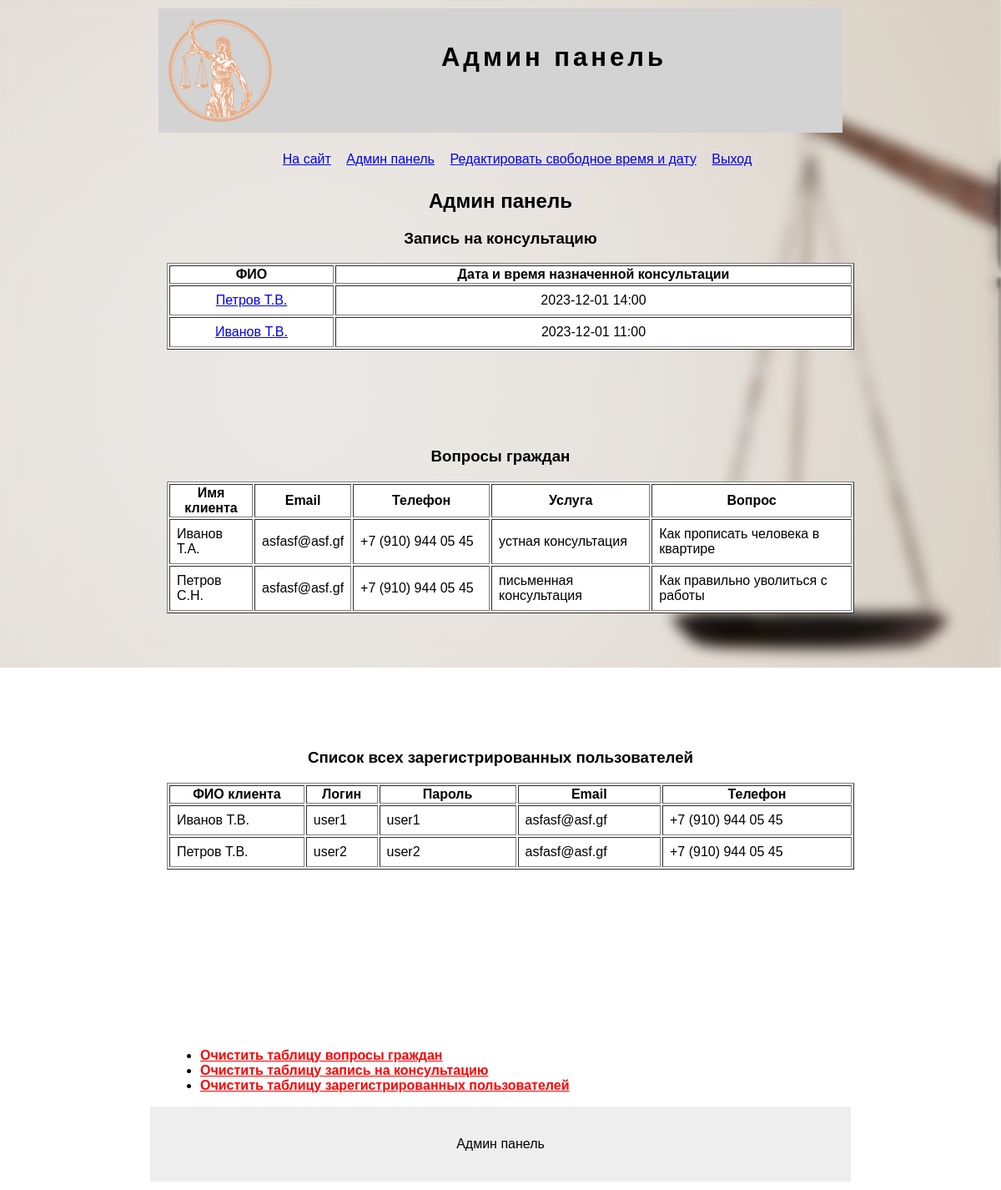
Page /admin (signed in) on the committed database.
### tables this page shows
CREATE TABLE users (
 id INTEGER PRIMARY KEY AUTOINCREMENT,
 fio TEXT NOT NULL,
 login TEXT NOT NULL,
 password TEXT NOT NULL,
 email TEXT NOT NULL,
 phone TEXT NOT NULL
);

CREATE TABLE zap (
 id INTEGER PRIMARY KEY AUTOINCREMENT,
 fio TEXT NOT NULL,
 datetime TEXT NOT NULL
 );

CREATE TABLE zayavki (
 id INTEGER PRIMARY KEY AUTOINCREMENT,
 fio TEXT NOT NULL,
 email TEXT NOT NULL,
 phone TEXT NOT NULL,
 service TEXT NOT NULL,
 message TEXT NOT NULL
 );

### app.py (the view)
@app.route('/admin', methods=('POST', 'GET'))
def admin():
 conn = get_db_connection()
 cursor = conn.cursor()
 zayavki = cursor.execute('select * from zayavki').fetchall()
 conn.commit()
 zap = cursor.execute('select * from zap order by id desc').fetchall()
 conn.commit()
 users = cursor.execute('select * from users').fetchall()
 conn.commit()
 users_fio = []
 for i in zap:
  fio = cursor.execute('select * from users where login=?', (i[1], )).fetchone()
  conn.commit()
  if fio == None:
   users_fio.append((i[0], i[1], i[2], 0))
  else:
   users_fio.append((i[0], fio[1], i[2], fio[0]))
 if request.method == 'POST':
  login = request.form['login']
  password = request.form['password']
  suser = cursor.execute('select * from admin where login=? and password=?', (login, password)).fetchone()
  conn.commit()
  if len(suser) > 0:
   session['login'] = login
  return render_template('admin/login.html', data={'zayavki':zayavki, 'zap':users_fio, 'user':users})
 else:
  return render_template('admin/login.html', data={'zayavki': zayavki, 'zap':users_fio, 'users':users})

### app.py (called while the page is built)
def get_db_connection():
 conn = sqlite3.connect('visitka.db')
 cursor = conn.cursor()
 conn.commit()
 return conn

### templates/admin/login.html (shortened to what this page needs)
{% extends 'admin/main.html' %}
{% block content %}
{% if 'login' in session %}
<h2 align="center">Админ панель</h2>
<h3 align="center">Запись на консультацию</h3>
<div style="overflow-y: scroll;
    height: 202px;
    display: block;
    width: 103%;">
    <table border="1" align="center" width="100%" style="background: #fff; ">
        <tr>
            <th>
                ФИО
            </th>
             <th>
                Дата и время назначенной консультации
             </th>
        </tr>
        {% for z in data.zap %}
            <tr>
                <td align="center" style="padding: 8px"><a href="userdetail/{{z[3]}}">{{z[1]}}</a></td>
                 <td align="center" style="padding: 8px">{{z[2].replace('T', ' ')[:10]}} {{z[2].replace('T', ' ')[10:]}}</td>
            </tr>
        {% endfor %}
    </table></div>
<h3 align="center">Вопросы граждан</h3>
<div style="overflow-y: scroll;
    height: 302px;
    display: block;
    width: 103%;">
    <table border="1" align="center" width="100%" style="background: #fff;background: #fff;
    ">
        <tr>
            <th>
                Имя клиента
            </th>
             <th>
                Еmail
            </th>
             <th width="160px">
                Телефон
            </th>
             <th>
                Услуга
            </th>
            <th>
                Вопрос
            </th>
        </tr>
        {% for z in data.zayavki %}
            <tr>
                <td style="padding: 8px">{{z[1]}}</td>
                 <td style="padding: 8px">{{z[2]}}</td>
                 <td style="padding: 8px">{{z[3]}}</td>
                 <td style="padding: 8px">{{z[4]}}</td>
                 <td style="padding: 8px">{{z[5]}}</td>
            </tr>
        {% endfor %}
    </table>
    </div>
<h3 align="center">Список всех зарегистрированных пользователей</h3>
<div style="overflow-y: scroll;
    height: 302px;
    display: block;
    width: 103%;">
    <table border="1" align="center" width="100%" style="background: #fff;background: #fff;
    ">
        <tr>
            <th>
                ФИО клиента
            </th>
             <th>
                Логин
            </th>
             <th width="160px">
                Пароль
            </th>
             <th>
                Email
            </th>
            <th>
                Телефон
            </th>
        </tr>
        {% for z in data.users %}
            <tr>
                <td style="padding: 8px">{{z[1]}}</td>
                 <td style="padding: 8px">{{z[2]}}</td>
                 <td style="padding: 8px">{{z[3]}}</td>
                 <td style="padding: 8px">{{z[4]}}</td>
                 <td style="padding: 8px">{{z[5]}}</td>
            </tr>
        {% endfor %}
    </table>
    </div>
<div>
<uL>
     <li>
            <a href="/clearzayavki" style="color: red; font-weight: 700">Очистить таблицу вопросы граждан</a>
        </li>
        <li>
            <a href="/clearzap" style="color: red; font-weight: 700">Очистить таблицу запись на консультацию</a>
        </li>
    <li>
            <a href="/clearusers" style="color: red; font-weight: 700">Очистить таблицу зарегистрированных пользователей</a>
        </li>
</uL>
</div>
{% endif %}
{% endblock %}

### static/app.css (style rules this page uses)
body { margin: 0; padding: 0; font-family: Arial; font-size: 16px }
a { text-decoration: none color: blue }

### rows in the picture
users: fio "Петров Т.В.", fio "Петров Т.В.", login "user2", password "user2", email "asfasf@asf.gf", phone "+7 (910) 944 05 45"
zap: datetime "2023-12-01", datetime "14:00"
users: fio "Иванов Т.В.", fio "Иванов Т.В.", login "user1", password "user1", email "asfasf@asf.gf", phone "+7 (910) 944 05 45"
zap: datetime "2023-12-01", datetime "11:00"
zayavki: fio "Иванов Т.А.", email "asfasf@asf.gf", phone "+7 (910) 944 05 45", service "устная консультация", message "Как прописать человека в квартире"
zayavki: fio "Петров С.Н.", email "asfasf@asf.gf", phone "+7 (910) 944 05 45", service "письменная консультация", message "Как правильно уволиться с работы"
